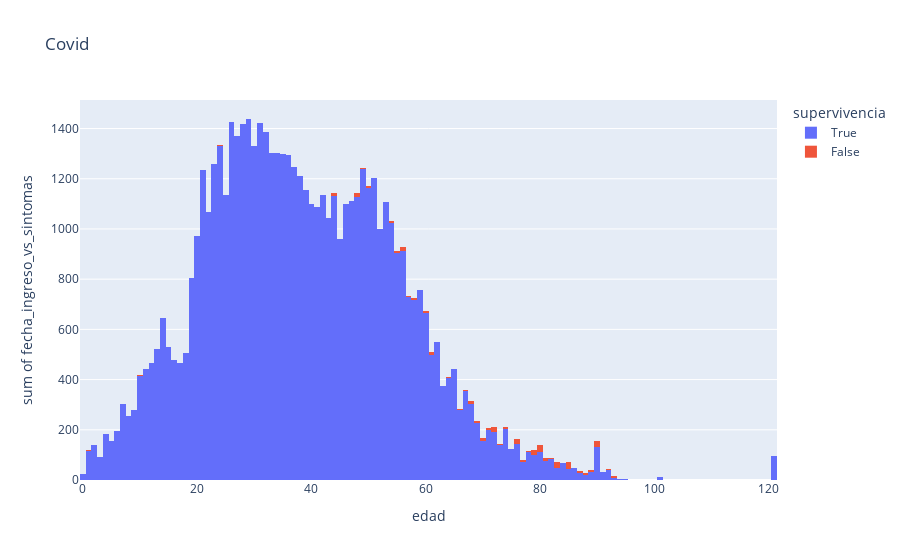

Notebook source saved alongside this figure:
### Code cell
import plotly.express as px
data =X_ts5.copy()
data['supervivencia']= y_test
print(data.columns.tolist())

fig = px.histogram(data.sample(n=30000, random_state=1), x="edad", y="fecha_ingreso_vs_sintomas", color="supervivencia", title="Covid")
fig.show()

### Figure 1 — Plotly figure (JSON) as saved in the notebook; plotly's stock layout.template omitted (floating-point values rounded to 4 significant figures; data arrays with more than 128 entries replaced by an {"elided": "..."} marker saying what was removed)
{"data": [{"alignmentgroup": "True", "bingroup": "x", "histfunc": "sum", "hovertemplate": "supervivencia=True<br>edad=%{x}<br>sum of fecha_ingreso_vs_sintomas=%{y}<extra></extra>", "legendgroup": "True", "marker": {"color": "#636efa", "pattern": {"shape": ""}}, "name": "True", "offsetgroup": "True", "orientation": "v", "showlegend": true, "type": "histogram", "x": {"elided": "29904 int values"}, "xaxis": "x", "y": {"elided": "29904 int values"}, "yaxis": "y"}, {"alignmentgroup": "True", "bingroup": "x", "histfunc": "sum", "hovertemplate": "supervivencia=False<br>edad=%{x}<br>sum of fecha_ingreso_vs_sintomas=%{y}<extra></extra>", "legendgroup": "False", "marker": {"color": "#EF553B", "pattern": {"shape": ""}}, "name": "False", "offsetgroup": "False", "orientation": "v", "showlegend": true, "type": "histogram", "x": [70, 80, 79, 76, 69, 69, 60, 49, 55, 72, 20, 81, 92, 57, 84, 66, 90, 10, 48, 82, 93, 83, 78, 87, 88, 90, 74, 80, 45, 44, 90, 65, 63, 68, 58, 83, 79, 1, 73, 17, 24, 83, 48, 76, 74, 76, 80, 61, 69, 93, 76, 80, 89, 49, 55, 2, 89, 58, 56, 72, 58, 82, 70, 87, 90, 70, 66, 70, 83, 77, 71, 85, 87, 88, 92, 56, 83, 57, 70, 79, 64, 72, 60, 67, 61, 69, 68, 50, 94, 61, 82, 48, 85, 90, 79, 54], "xaxis": "x", "y": [4, 14, 4, 4, 0, 8, 0, 2, 1, 5, 0, 13, 1, 1, 0, 2, 6, 5, 2, 0, 2, 5, 7, 3, 2, 3, 3, 0, 1, 11, 10, 1, 0, 4, 2, 6, 5, 1, 4, 1, 3, 2, 2, 5, 4, 3, 8, 3, 0, 3, 10, 3, 8, 0, 8, 0, 1, 4, 2, 7, 2, 6, 5, 5, 4, 2, 0, 0, 6, 10, 5, 24, 0, 5, 4, 14, 5, 1, 0, 7, 3, 9, 6, 3, 9, 3, 7, 7, 0, 2, 0, 13, 4, 3, 2, 9], "yaxis": "y"}], "layout": {"autosize": true, "barmode": "relative", "legend": {"title": {"text": "supervivencia"}, "tracegroupgap": 0}, "title": {"text": "Covid"}, "xaxis": {"anchor": "y", "autorange": true, "domain": [0, 1], "range": [-0.5, 121.5], "title": {"text": "edad"}, "type": "linear"}, "yaxis": {"anchor": "x", "autorange": true, "domain": [0, 1], "range": [0, 1514.0], "title": {"text": "sum of fecha_ingreso_vs_sintomas"}, "type": "linear"}}}
